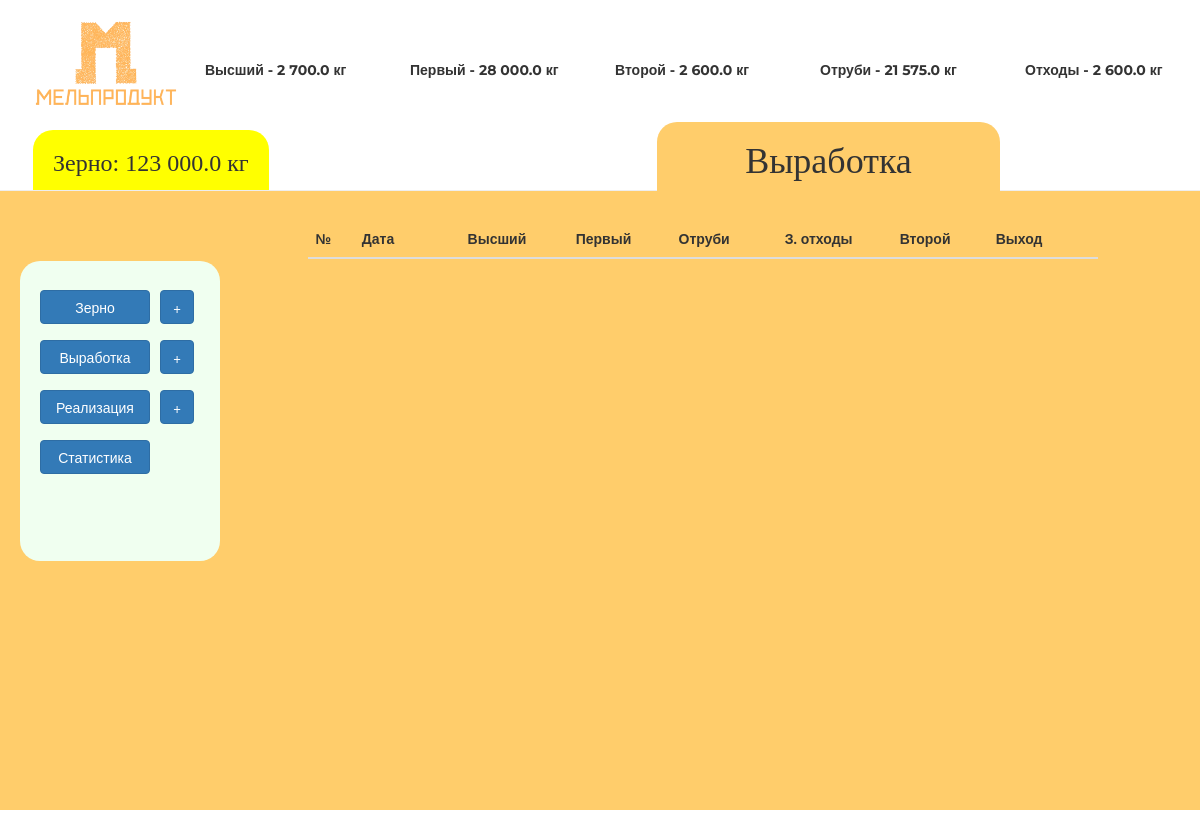
The app's page /gf/prod, older data.
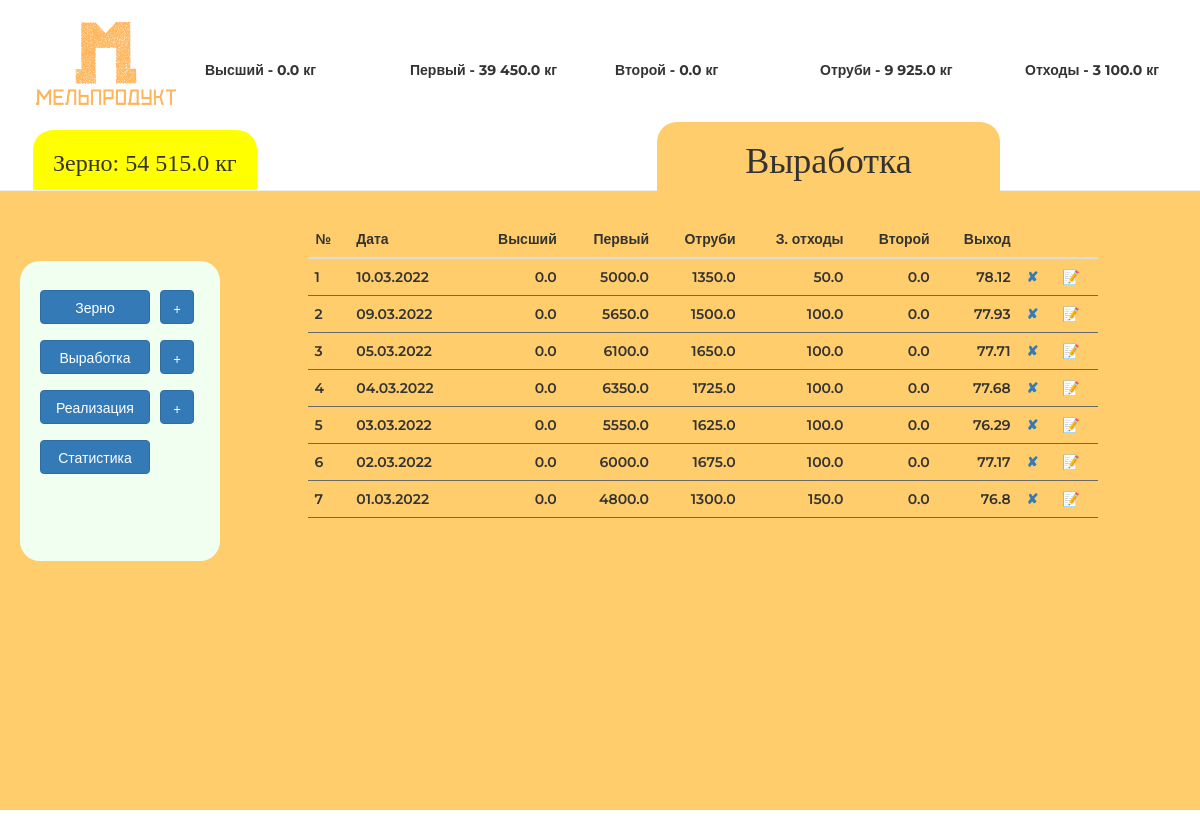
The same page, newer data.
### main.py (models this page shows)
class Production(db.Model):
    __tablename__ = "productions"
    id = db.Column(db.Integer, primary_key=True)
    date = db.Column(db.Date(), nullable=False)
    highest = db.Column(db.Float(20), nullable=False)
    first = db.Column(db.Float(20), nullable=False)
    bran = db.Column(db.Float(20), nullable=False)
    waste = db.Column(db.Float(20), nullable=False)
    second = db.Column(db.Float(20), nullable=False)
    exit = db.Column(db.Float(20), nullable=False)

### main.py (the view)
@application.route('/gf/prod', methods=['GET', 'POST'])
def prod():
    prod_form = AddProduction(date=dt.datetime.now(), highest=0, second=0, waste=0)
    stock = Stock.query.filter_by(id=1).first()
    table = db.session.query(Production).filter(Production.date <= dt.datetime.now(),
                                           Production.date >= dt.datetime.now() - dt.timedelta(
                                               days=30)).order_by(Production.date).all()
    return render_template('prod.html', title='Выработка', form=prod_form, first='{:,}'.format(stock.first).replace(',', ' '),
                           second='{:,}'.format(stock.second).replace(',', ' '),
                           highest='{:,}'.format(stock.highest).replace(',', ' '),
                           bran='{:,}'.format(stock.bran).replace(',', ' '),
                           waste='{:,}'.format(stock.waste).replace(',', ' '),
                           grain='{:,}'.format(stock.grain).replace(',', ' '),
                           button='prod', target='prod', onclick1='onclick=', onclick2='onclick=', onclick33='onclick=',
                           table=reversed(table), onclick11='onclick=', onclick22='onclick=', bcolor='#ffcd6b',
                           mright='200px'
                           )

### main.py (called while the page is built)
@application.template_filter('jround')
def jround(x):
    y = round(x, 2)
    return y

### templates/prod.html (shortened to what this page needs)
{% extends 'index.html' %}
{% block table %}
{% include "production-table.html" %}
{% endblock %}

### templates/index.html (shortened to what this page needs)
{% extends 'bootstrap/base.html' %}
{% import "bootstrap/wtf.html" as wtf %}
{% block styles %}
{{super()}}
<link rel="stylesheet" href="{{url_for('static', filename='css/main.css') }}">
{% endblock %}
{% block content %}
<div class="fluid-container x1" >
  <div class="row">
    <div class="col-md-2  col-xs-3 logo">
      <img src="{{url_for('static', filename='img/logoclear.png')}}" style="height: 100px; margin-left: 25px; margin-top: 10px">
    </div>
    <div class="store">
    <div class="col-md-2 col-sm-3 col-xs-4 items mont">Высший - {{ highest }} кг</div>
    <div class="col-md-2 col-sm-3 col-xs-4 items mont">Первый - {{ first }} кг</div>
    <div class="col-md-2 col-sm-3 col-xs-4 items mont">Второй - {{ second }} кг</div>
    <div class="col-md-2 col-sm-3 col-xs-4 items mont">Отруби - {{ bran }} кг</div>
    <div class="col-md-2 col-sm-3 col-xs-4 items mont">Отходы - {{ waste }} кг</div>
    </div>
  </div>
<div style="position: absolute; margin-top: 20px; height: 60px; margin-left: 33px; background-color: yellow; border-radius: 20px 20px 0px 0px; padding-left: 20px; padding-right: 20px"><h3>Зерно: {{ grain }} кг</h3></div>
  <div class="vkladka" style="right: {{ mright }}; background-color: {{ bcolor }}; border-radius: 20px 20px 0px 0px">
  <h1>{{ title }}</h1>
    </div>
  <hr class="x2">
</div>
<div class="content"   style="background-color: {{ bcolor }}; min-height: 80vh" >
<div class="fluid-container">
  <div class="row">
    <div class="col-md-12 col-sm-12">
  </div>
    </div>
  </div>
<div class="fluid-container" style="padding-top: 50px;">
  <div class="row">
    <div class="col-md-3 col-sm-12 btn-container" style="padding-bottom: 50px">
      <div class="btn-back" style="background-color: honeydew">
       <button type="button" class="btn btn-primary itmbtns gr-butt" data-target="#grain" {{onclick2}}"window.location.href='/gf/grain' ;">
        Зерно
      </button>
      <button  type="button" class="btn btn-primary addbtns grain plus" data-toggle="modal" data-target="#grain" {{onclick22}}"window.location.href='/gf/grain/add' ;">
        +
      </button><br>
      <button type="button" class="btn btn-primary itmbtns pr-butt" data-target="#prod" {{onclick3}}"window.location.href='/gf/prod' ;">
        Выработка
      </button>
      <button  type="button" class="btn btn-primary addbtns prod plus" data-toggle="modal" data-target="#prod" {{onclick33}}"window.location.href='/gf/prod/add' ;">
        +
      </button><br>
      <button  type="button" class="btn btn-primary itmbtns rl-butt" data-target="#real" {{onclick1}}"window.location.href='/gf/real' ;">
        Реализация
      </button>
      <button  type="button" class="btn btn-primary addbtns real plus" data-toggle="modal" data-target="#real" {{onclick11}}"window.location.href='/gf/real/add' ;">
        +
      </button><br>
      <button  type="button" class="btn btn-primary itmbtns st-butt" data-target="#real" onclick="window.location.href='/gf/stat' ;">
        Статистика
      </button>
    </div>
    </div>
    {% block table %}
    {% endblock %}
  </div>
</div>
</div>
{% endblock content %}

### templates/production-table.html (shortened to what this page needs)
<div class="col-md-8 col-sm-12" >
<table class="table table-hover counter">
        <thead>
          <tr>
            <th scope="col">№</th>
            <th scope="col">Дата</th>
            <th scope="col" class="rghtalgn">Высший</th>
            <th scope="col" class="rghtalgn">Первый</th>
            <th scope="col" class="rghtalgn">Отруби</th>
            <th scope="col" class="rghtalgn">З. отходы</th>
            <th scope="col" class="rghtalgn"">Второй</th>
              <th scope="col" class="rghtalgn"">Выход</th>
            <th scope="col" class="rghtalgn""></th>
            <th scope="col" class="rghtalgn""></th>
          </tr>
        </thead>
        <tbody>
        {% for line in table %}
          <tr>
            <td>{{line.date.strftime('%d.%m.%Y')}}</td>
            <td class="rghtalgn">{{line.highest}}</td>
            <td class="rghtalgn">{{line.first}}</td>
            <td class="rghtalgn">{{line.bran}}</td>
            <td class="rghtalgn">{{line.waste}}</td>
            <td class="rghtalgn">{{line.second}}</td>
            <td class="rghtalgn">{{line.exit | jround()}}</td>
            <td><a href="#" data-toggle="modal" title="Удалить" data-target="#test"
                   onclick="aTestFunction({{line.id}}, {{line.highest}}, {{line.first}}, {{line.bran}}, {{line.waste}},
                   {{line.second}})">✘</a></td>
            <td><a href="{{url_for('prod_edit', item_id=line.id)}}" type="button" title="Редактировать">📝</a></td>
          </tr>
        {% endfor %}
        </tbody>
      </table>
        </div>

### static/css/main.css (style rules this page uses)
body { margin-top: -20px; }
h1, h3, h4 { font-family: 'Merriweather', serif; }
.mont { font-family: 'Montserrat', sans-serif; font-weight: bold; }
.store { margin-top: 60px }
.x1 { padding-top: 20px; height: 210px; position: fixed; background-color: white; z-index: 1; width: 100vw; }
.x2 { border-top: 1px solid dark; margin-top: 80px }
td, tr, th { font-family: 'Montserrat', sans-serif; font-weight: 600; }
.vkladka { width: 343px; display: inline-block; text-align: right; position: absolute; top: 142px; text-align: center; }
.content { position: relative; top: 190px }
.items { padding-bottom: 15px }
.itmbtns { margin-top: 20px; margin-left: 30px; width: 110px; position: fixed; left: 10px }
.addbtns { margin-top: 20px; margin-left: 10px; position: fixed; left: 150px; }
.gr-butt { top: 270px }
.pr-butt { top: 320px }
.rl-butt { top: 370px }
.st-butt { top: 420px; }
.grain { top: 270px; }
.prod { top: 320px }
.real { top: 370px }
.rghtalgn { text-align: right; }
.counter { counter-reset: schet; }
.counter tbody tr { counter-increment: schet; }
.counter td, .counter tr:before { padding: .1em .5em; border-bottom: 1px solid DimGray; }
.counter tbody tr:before { content: counter(schet); display: table-cell; vertical-align: middle; }
.btn-back { background-color: snow; border-radius: 20px; height: 300px; width: 200px; margin-top: 40px; margin-left: 20px; position: fixed; }

Row changes from the older to the newer data that the page shows:
added Production: date "10.03.2022", highest "0.0", first "5000.0", bran "1350.0", waste "50.0", second "0.0", exit|jround "78.12"
added Production: date "09.03.2022", highest "0.0", first "5650.0", bran "1500.0", waste "100.0", second "0.0", exit|jround "77.93"
added Production: date "05.03.2022", highest "0.0", first "6100.0", bran "1650.0", waste "100.0", second "0.0", exit|jround "77.71"
added Production: date "04.03.2022", highest "0.0", first "6350.0", bran "1725.0", waste "100.0", second "0.0", exit|jround "77.68"
added Production: date "03.03.2022", highest "0.0", first "5550.0", bran "1625.0", waste "100.0", second "0.0", exit|jround "76.29"
added Production: date "02.03.2022", highest "0.0", first "6000.0", bran "1675.0", waste "100.0", second "0.0", exit|jround "77.17"
added Production: date "01.03.2022", highest "0.0", first "4800.0", bran "1300.0", waste "150.0", second "0.0", exit|jround "76.8"
Text that changed along with them:
{{ highest }}: "2 700.0" → "0.0"
{{ first }}: "28 000.0" → "39 450.0"
{{ second }}: "2 600.0" → "0.0"
{{ bran }}: "21 575.0" → "9 925.0"
{{ waste }}: "2 600.0" → "3 100.0"
{{ grain }}: "123 000.0" → "54 515.0"
